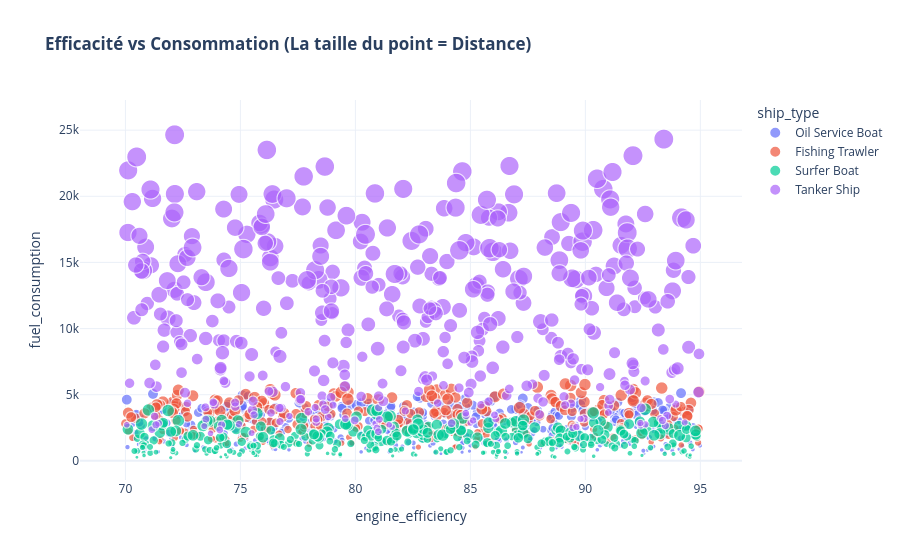

Notebook code cell kept with this figure:
### Code cell
# Relation Efficacité, Consommation et Distance
fig_eff = px.scatter(
    df, 
    x='engine_efficiency', 
    y='fuel_consumption', 
    size='distance', 
    color='ship_type',
    hover_name='ship_id',
    title="<b>Efficacité vs Consommation (La taille du point = Distance)</b>",
    template='plotly_white'
)
fig_eff.show()

### Figure 1 — Plotly figure (JSON) as saved in the notebook; plotly's stock layout.template omitted (floating-point values rounded to 4 significant figures; data arrays with more than 128 entries replaced by an {"elided": "..."} marker saying what was removed)
{"data": [{"hovertemplate": "<b>%{hovertext}</b><br><br>ship_type=Oil Service Boat<br>engine_efficiency=%{x}<br>fuel_consumption=%{y}<br>distance=%{marker.size}<extra></extra>", "hovertext": {"elided": "408 str values"}, "legendgroup": "Oil Service Boat", "marker": {"color": "#636efa", "size": {"elided": "408 float values"}, "sizemode": "area", "sizeref": 1.246, "symbol": "circle"}, "mode": "markers", "name": "Oil Service Boat", "showlegend": true, "type": "scattergl", "x": {"elided": "408 float values"}, "xaxis": "x", "y": {"elided": "408 float values"}, "yaxis": "y"}, {"hovertemplate": "<b>%{hovertext}</b><br><br>ship_type=Fishing Trawler<br>engine_efficiency=%{x}<br>fuel_consumption=%{y}<br>distance=%{marker.size}<extra></extra>", "hovertext": {"elided": "300 str values"}, "legendgroup": "Fishing Trawler", "marker": {"color": "#EF553B", "size": {"elided": "300 float values"}, "sizemode": "area", "sizeref": 1.246, "symbol": "circle"}, "mode": "markers", "name": "Fishing Trawler", "showlegend": true, "type": "scattergl", "x": {"elided": "300 float values"}, "xaxis": "x", "y": {"elided": "300 float values"}, "yaxis": "y"}, {"hovertemplate": "<b>%{hovertext}</b><br><br>ship_type=Surfer Boat<br>engine_efficiency=%{x}<br>fuel_consumption=%{y}<br>distance=%{marker.size}<extra></extra>", "hovertext": {"elided": "324 str values"}, "legendgroup": "Surfer Boat", "marker": {"color": "#00cc96", "size": {"elided": "324 float values"}, "sizemode": "area", "sizeref": 1.246, "symbol": "circle"}, "mode": "markers", "name": "Surfer Boat", "showlegend": true, "type": "scattergl", "x": {"elided": "324 float values"}, "xaxis": "x", "y": {"elided": "324 float values"}, "yaxis": "y"}, {"hovertemplate": "<b>%{hovertext}</b><br><br>ship_type=Tanker Ship<br>engine_efficiency=%{x}<br>fuel_consumption=%{y}<br>distance=%{marker.size}<extra></extra>", "hovertext": {"elided": "408 str values"}, "legendgroup": "Tanker Ship", "marker": {"color": "#ab63fa", "size": {"elided": "408 float values"}, "sizemode": "area", "sizeref": 1.246, "symbol": "circle"}, "mode": "markers", "name": "Tanker Ship", "showlegend": true, "type": "scattergl", "x": {"elided": "408 float values"}, "xaxis": "x", "y": {"elided": "408 float values"}, "yaxis": "y"}], "layout": {"legend": {"itemsizing": "constant", "title": {"text": "ship_type"}, "tracegroupgap": 0}, "title": {"text": "<b>Efficacité vs Consommation (La taille du point = Distance)</b>"}, "xaxis": {"anchor": "y", "domain": [0, 1], "title": {"text": "engine_efficiency"}}, "yaxis": {"anchor": "x", "domain": [0, 1], "title": {"text": "fuel_consumption"}}}}
